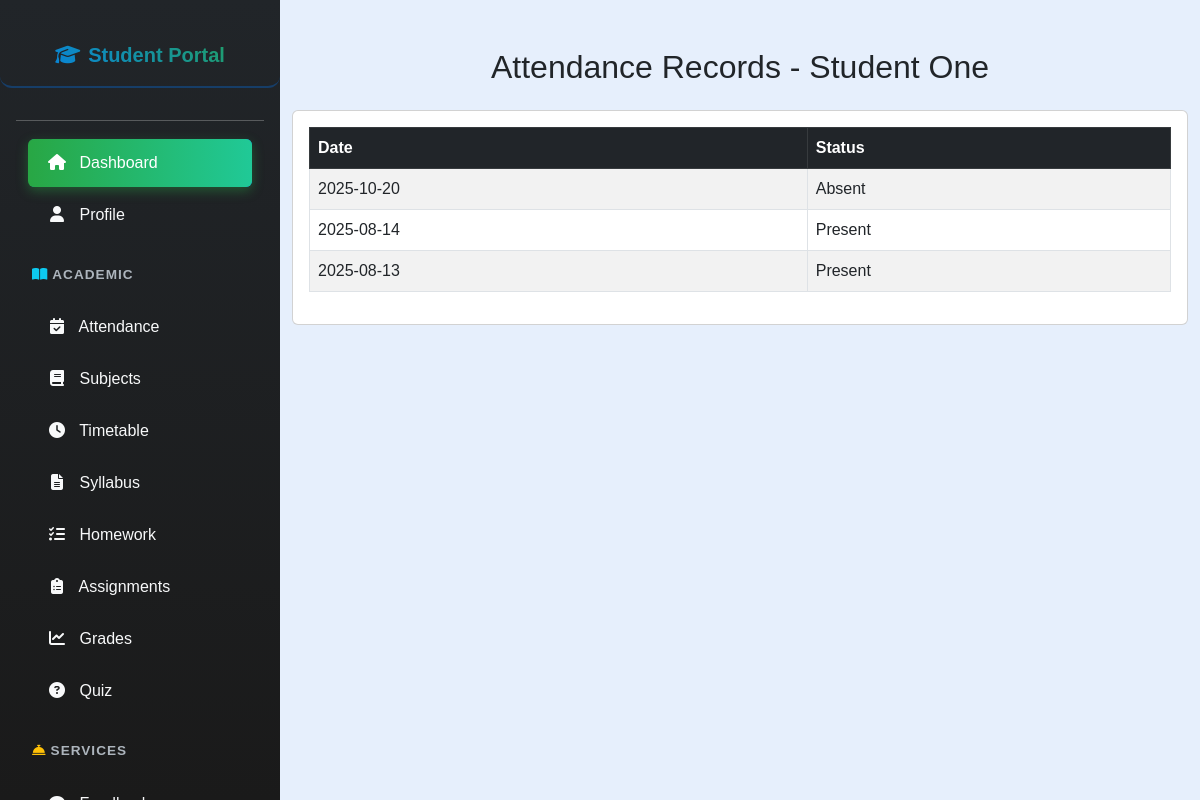
Screenshot of /student/view_attendance.php (signed in) with the database file from the repository.
### tables this page shows
CREATE TABLE `users` (
  `user_id` int(11) NOT NULL,
  `usertype` enum('Teacher','Student') NOT NULL,
  `first_name` varchar(50) NOT NULL,
  `last_name` varchar(50) NOT NULL,
  `email` varchar(100) NOT NULL,
  `password_hash` varchar(255) NOT NULL,
  `gender` enum('Male','Female','Other') NOT NULL,
  `dob` date NOT NULL,
  `contact_number` varchar(20) DEFAULT NULL,
  `address` text DEFAULT NULL,
  `profile_picture` varchar(255) DEFAULT NULL,
  `class_id` int(11) DEFAULT NULL,
  `created_at` datetime DEFAULT current_timestamp(),
  `updated_at` datetime DEFAULT current_timestamp() ON UPDATE current_timestamp()
);

CREATE TABLE `attendance` (
  `attendance_id` int(11) NOT NULL,
  `student_id` int(11) NOT NULL,
  `date` date NOT NULL,
  `status` enum('Present','Absent','Leave','Holiday') NOT NULL,
  `marked_by` int(11) NOT NULL
);

### student/view_attendance.php (the view, shortened to what this page needs)
<?php
include('../config.php');
$student_id = $_SESSION["user_id"];
$stmt = $conn->prepare("SELECT first_name, last_name FROM users WHERE user_id = ?");
$stmt->bind_param("i", $student_id);
$stmt->execute();
$result = $stmt->get_result();
$student = $result->fetch_assoc();
$student_name = $student['first_name'] . " " . $student['last_name'];
$attendance = [];
$attStmt = $conn->prepare("SELECT date, status FROM attendance WHERE student_id = ? ORDER BY date DESC");
$attStmt->bind_param("i", $student_id);
$attStmt->execute();
$attResult = $attStmt->get_result();
while ($row = $attResult->fetch_assoc()) {
    $attendance[] = $row;
}
?>
<!DOCTYPE html>
<html lang="en">
<head>
<link href="https://cdn.jsdelivr.net/npm/bootstrap@5.3.0/dist/css/bootstrap.min.css" rel="stylesheet" />
</head>
<body style="margin-left:280px; background-color:#e6effc;">
<?php include('student_sidebar.php'); ?>
<div class="container mt-5 mb-5">
    <h2 class="mb-4 text-center">Attendance Records - <?= htmlspecialchars($student_name) ?></h2>
    <div class="card">
        <div class="card-body table-responsive">
            <table class="table table-bordered table-striped">
                <thead class="table-dark">
                    <tr>
                        <th>Date</th>
                        <th>Status</th>
                    </tr>
                </thead>
                <tbody>
                    <?php if ($attendance): ?>
                        <?php foreach ($attendance as $att): ?>
                            <tr>
                                <td><?= htmlspecialchars($att['date']) ?></td>
                                <td><?= htmlspecialchars($att['status']) ?></td>
                            </tr>
                        <?php endforeach; ?>
                    <?php else: ?>
                        <tr><td colspan="2" class="text-center">No attendance records found.</td></tr>
                    <?php endif; ?>
                </tbody>
            </table>
        </div>
    </div>
</div>
</body>
</html>

### student/student_sidebar.php (style rules this page uses)
body { font-family: Arial, sans-serif; background-color: #e6effc; margin-left: 280px; overflow-x: hidden; }

### rows the page displays
users: student_name "Student One"
attendance: date "2025-10-20", status "Absent"
attendance: date "2025-08-14", status "Present"
attendance: date "2025-08-13", status "Present"
